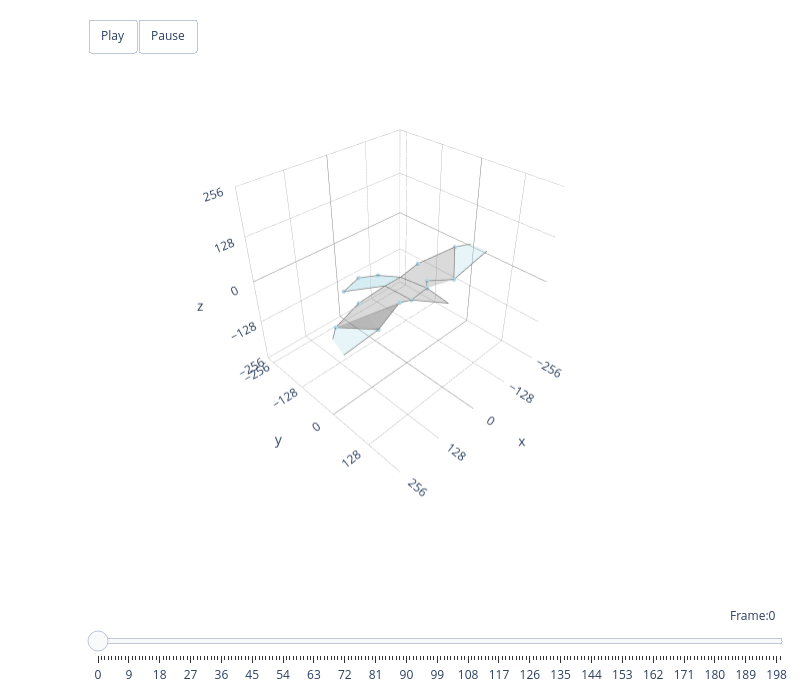

The code cell stored with this chart in its notebook:
### Code cell
# Create pigeon
pigeon = Pigeon3D("../data/mean_pigeon_shape.csv", use_simple=False)

# Load all data in one step  
motion_data, info_df, valid_frames = pigeon.load_data_complete(
    "../data/2025-08-28-FullPigeons.csv"
)

# Animate to any frame
# pigeon.update_to_frame(motion_data, 200)

# Plot
animate_plotly(pigeon, motion_data[0:200])
